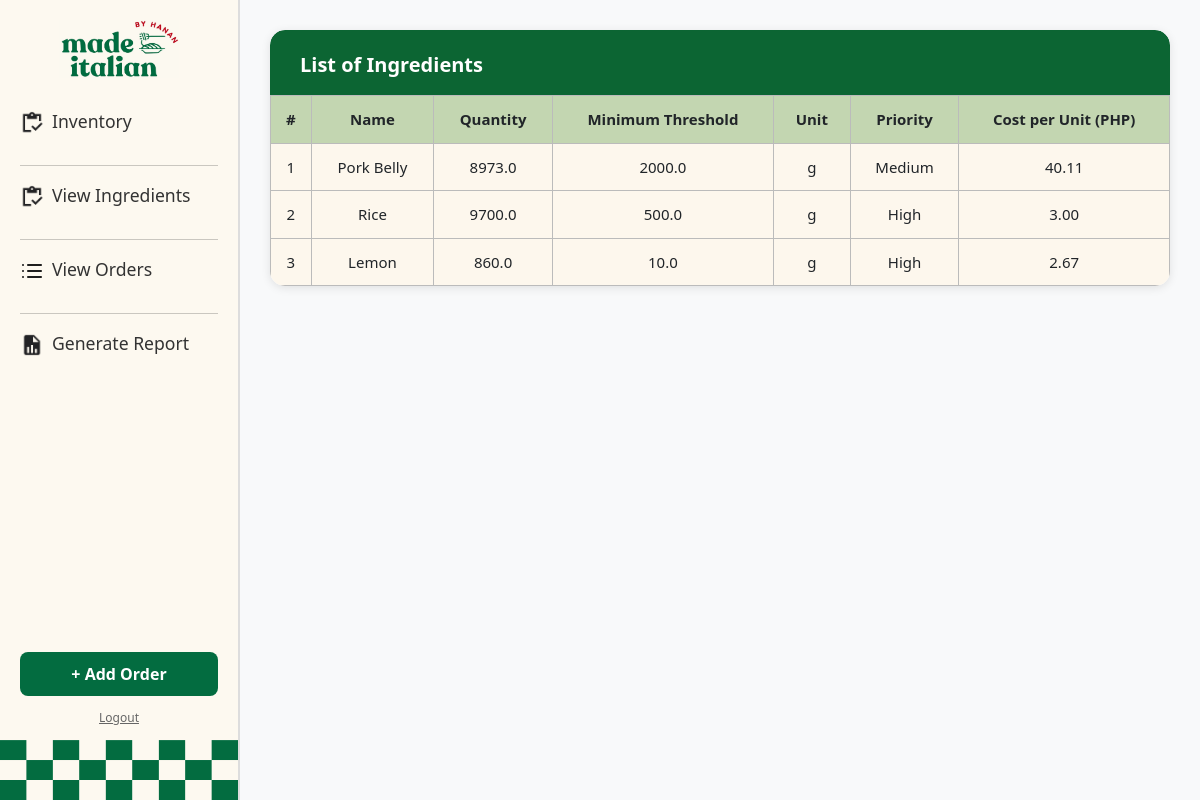
/view_ingredients, run on an earlier commit of the app's database.
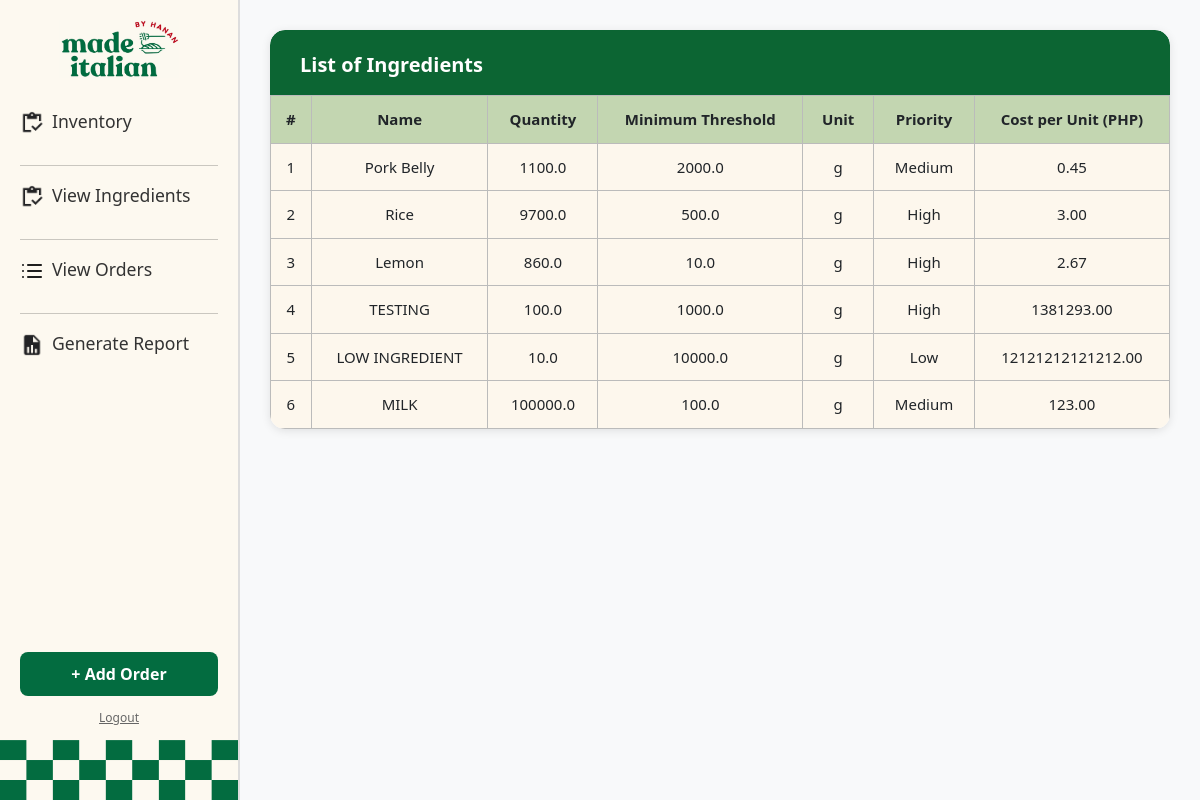
And on a later commit of the database.
### hananApp/models.py (models this page shows, shortened)
class Ingredient(models.Model):
    PRIORITIES = [
        (1, 'High'),
        (2, 'Medium'),
        (3, 'Low')
    ]
    UNITS = [
        ('g', 'Grams'),
        ('pcs', 'Pieces')
    ]
    name = models.CharField(max_length=255)
    id = models.BigAutoField(primary_key=True)
    min_threshold = models.FloatField()
    quantity = models.FloatField()
    priority = models.IntegerField(choices=PRIORITIES)
    unit = models.CharField(max_length=10,choices=UNITS)
    price_per_unit = models.FloatField()

### hananApp/views.py (the view)
# urls.py: path('view_ingredients', views.view_ingredients, name='view_ingredients'),
def view_ingredients(request):
    logger.info("Entered view: view_ingredients")
    ingredients = Ingredient.objects.all()
    return render(request, 'hananApp/view_ingredients.html', {'ingredients':ingredients})

### hananApp/templates/hananApp/view_ingredients.html (shortened to what this page needs)
{% extends 'hananApp/base.html' %}
{% block content %}
<div class="table-wrapper">
    <div class="table-header">List of Ingredients</div>
    {% if ingredients %}
        <table class="ingredients-table">
            <thead>
                <tr>
                    <th style="width: 40px;">#</th>
                    <th>Name</th>
                    <th>Quantity</th>
                    <th>Minimum Threshold</th>
                    <th>Unit</th>
                    <th>Priority</th>
                    <th>Cost per Unit (PHP)</th>
                </tr>
            </thead>
            <tbody>
                {% for ingredient in ingredients %}
                    <tr>
                        <td>{{ forloop.counter }}</td>
                        <td>{{ ingredient.name }}</td>
                        <td>{{ ingredient.quantity }}</td>
                        <td>{{ ingredient.min_threshold }}</td>
                        <td>{{ ingredient.unit }}</td>
                        <td>{{ ingredient.get_priority_display }}</td>
                        <td>{{ ingredient.price_per_unit|floatformat:2 }}</td>
                    </tr>
                {% endfor %}
            </tbody>
        </table>
    {% else %}
        <div class="p-3">No ingredients available.</div>
    {% endif %}
</div>
{% endblock %}

### hananApp/templates/hananApp/base.html (shortened to what this page needs)
{% load static %}
<!DOCTYPE html>
<html lang="en">
<head>
  <link href="https://cdn.jsdelivr.net/npm/bootstrap@5.3.2/dist/css/bootstrap.min.css" rel="stylesheet"/>
</head>
<body>
  <div class="sidebar">
    <div class="sidebar-inner">
      <div class="brand-logo">
        <a href="/dashboard"><img src="{% static 'hananApp/logo.png' %}" alt="Made Italian Logo" /></a>
      </div>
      <div class="nav-section">
        <a href="/dashboard" class="sidebar-link">
          <div class="d-flex align-items-start">
            <img src="{% static 'hananApp/clipboard.png' %}" alt="Inventory" class="icon me-2" />
            <div><span>Inventory</span></div>
          </div>
        </a>
      </div>
      <hr class="nav-divider" />
      <div class="nav-section">
        <a href="/view_ingredients" class="sidebar-link">
          <div class="d-flex align-items-start">
            <img src="{% static 'hananApp/clipboard.png' %}" alt="Ingredients" class="icon me-2" />
            <div><span>View Ingredients</span></div>
          </div>
        </a>
      </div>
      <hr class="nav-divider" />
      <div class="nav-section">
        <a href="/orders" class="sidebar-link">
          <div class="d-flex align-items-start">
            <img src="{% static 'hananApp/order.png' %}" alt="Orders" class="icon me-2" />
            <div><span>View Orders</span></div>
          </div>
        </a>
      </div>
      <hr class="nav-divider" />
      <div class="nav-section">
        <a href="/generate_report" class="sidebar-link">
          <div class="d-flex align-items-start">
            <img src="{% static 'hananApp/report.png' %}" alt="Report" class="icon me-2" />
            <div><span>Generate Report</span></div>
          </div>
        </a>
      </div>
    </div>
    <div>
      <a href="/add_order" class="btn-add-order">+ Add Order</a>
      <form action="{% url 'logout' %}" method="post" style="text-align: center; margin-top: 8px; margin-bottom: 12px;">
        <button type="submit" style="all: unset; cursor: pointer; color: #666; font-size: 12px; text-decoration: underline;">
          Logout
        </button>
      </form>
      <div class="checkered"></div>
    </div>
  </div>
  <div class="main-content">
    {% block content %}{% endblock %}
  </div>
</body>
</html>

### hananApp/templates/hananApp/view_ingredients.html (style rules this page uses)
.table-wrapper { background-color: #ffffff; border-radius: 15px; box-shadow: 0 2px 10px rgba(0,0,0,0.1); overflow: hidden; margin-bottom: 30px; }
.table-header { background-color: #0c6533; color: white; padding: 20px 30px 15px; font-size: 20px; font-weight: bold; border-top-left-radius: 15px; border-top-right-radius: 15px; }
.ingredients-table { width: 100%; border-collapse: collapse; background-color: #fdf7ed; }
.ingredients-table th, .ingredients-table td { border: 1px solid #bbb; padding: 12px 15px; font-size: 15px; text-align: left; }
.ingredients-table th { background-color: #c3d6b1; font-weight: bold; text-align: center; }
.ingredients-table td { text-align: center; }

What changed in the data, as far as the page shows it:
changed Ingredient "Pork Belly": quantity "8973.0" → "1100.0"; price_per_unit "40.11" → "0.45"
added Ingredient: name "TESTING", quantity "100.0", min_threshold "1000.0", unit "g", priority "High", price_per_unit "1381293.00"
added Ingredient: name "LOW INGREDIENT", quantity "10.0", min_threshold "10000.0", unit "g", priority "Low", price_per_unit "12121212121212.00"
added Ingredient: name "MILK", quantity "100000.0", min_threshold "100.0", unit "g", priority "Medium", price_per_unit "123.00"
